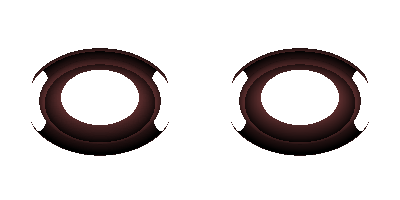

Write the Python code that produced this figure.
#!/usr/bin/env python

# Compare vtkContour3DLinearGrid with and without a vtkSpanSpace scalar tree,
# and against standard vtkContourFilter, in two viewports.

# Factory overrides
import vtkmodules.vtkInteractionStyle  # noqa: F401
import vtkmodules.vtkRenderingOpenGL2  # noqa: F401

from vtkmodules.vtkCommonCore import vtkFloatArray
from vtkmodules.vtkCommonDataModel import (
    vtkDataObject,
    vtkQuadric,
    vtkUnstructuredGrid,
)
from vtkmodules.vtkCommonExecutionModel import vtkSpanSpace
from vtkmodules.vtkFiltersCore import (
    vtkContour3DLinearGrid,
    vtkContourFilter,
    vtkExtractCells,
)
from vtkmodules.vtkImagingHybrid import vtkSampleFunction
from vtkmodules.vtkRenderingCore import (
    vtkActor,
    vtkPolyDataMapper,
    vtkRenderWindow,
    vtkRenderWindowInteractor,
    vtkRenderer,
)

resolution = 50
merge_points = 1
interpolate_attr = 0
compute_normals = 0

# Source: sample a quadric function
quadric = vtkQuadric()
quadric.SetCoefficients(0.5, 1, 0.2, 0, 0.1, 0, 0, 0.2, 0, 0)

sample = vtkSampleFunction()
sample.SetSampleDimensions(resolution, resolution, resolution)
sample.SetImplicitFunction(quadric)
sample.ComputeNormalsOn()
sample.Update()

# Extract voxel cells
extract = vtkExtractCells()
extract.SetInputConnection(sample.GetOutputPort())
extract.AddCellRange(0, sample.GetOutput().GetNumberOfCells())
extract.Update()

# Deep copy to add a zeros array
grid = vtkUnstructuredGrid()
grid.DeepCopy(extract.GetOutput())

zeros = vtkFloatArray()
zeros.SetNumberOfTuples(grid.GetNumberOfPoints())
zeros.Fill(0.0)
zeros.SetName("zeros")
grid.GetPointData().AddArray(zeros)

# Scalar tree
scalar_tree = vtkSpanSpace()
scalar_tree.SetDataSet(grid)
scalar_tree.SetNumberOfCellsPerBucket(1)

# Contour without scalar tree
contour_no_tree = vtkContour3DLinearGrid()
contour_no_tree.SetInputData(grid)
contour_no_tree.SetValue(0, 0.5)
contour_no_tree.SetValue(1, 0.75)
contour_no_tree.SetMergePoints(merge_points)
contour_no_tree.SetSequentialProcessing(0)
contour_no_tree.SetInterpolateAttributes(interpolate_attr)
contour_no_tree.SetComputeNormals(compute_normals)
contour_no_tree.UseScalarTreeOff()

contour_no_tree_mapper = vtkPolyDataMapper()
contour_no_tree_mapper.SetInputConnection(contour_no_tree.GetOutputPort())
contour_no_tree_mapper.ScalarVisibilityOff()

contour_no_tree_actor = vtkActor()
contour_no_tree_actor.SetMapper(contour_no_tree_mapper)
contour_no_tree_actor.GetProperty().SetColor(0.8, 0.4, 0.4)

# Standard contour filter for comparison
contour_standard = vtkContourFilter()
contour_standard.SetInputConnection(extract.GetOutputPort())
contour_standard.SetValue(0, 0.5)
contour_standard.SetValue(1, 0.75)

contour_standard_mapper = vtkPolyDataMapper()
contour_standard_mapper.SetInputConnection(contour_standard.GetOutputPort())
contour_standard_mapper.ScalarVisibilityOff()

contour_standard_actor = vtkActor()
contour_standard_actor.SetMapper(contour_standard_mapper)
contour_standard_actor.GetProperty().SetColor(0.8, 0.4, 0.4)

# Update and print info
contour_no_tree.Update()
contour_standard.Update()

print(f"3D linear (no tree): {contour_no_tree.GetOutput().GetNumberOfPoints()} pts, {contour_no_tree.GetOutput().GetNumberOfCells()} cells")
print(f"Standard contour: {contour_standard.GetOutput().GetNumberOfPoints()} pts, {contour_standard.GetOutput().GetNumberOfCells()} cells")

# Two viewports
renderer_0 = vtkRenderer()
renderer_0.SetViewport(0, 0, 0.5, 1)
renderer_0.SetBackground(1, 1, 1)
renderer_0.AddActor(contour_no_tree_actor)

renderer_1 = vtkRenderer()
renderer_1.SetViewport(0.5, 0, 1, 1)
renderer_1.SetBackground(1, 1, 1)
renderer_1.AddActor(contour_standard_actor)

# Window
render_window = vtkRenderWindow()
render_window.SetSize(400, 200)
render_window.SetMultiSamples(0)
render_window.AddRenderer(renderer_0)
render_window.AddRenderer(renderer_1)
render_window.SetWindowName("contour3d lineargrid scalar tree")

# Scene
renderer_0.ResetCamera()
renderer_1.SetActiveCamera(renderer_0.GetActiveCamera())

# Interactor
interactor = vtkRenderWindowInteractor()
interactor.SetRenderWindow(render_window)

interactor.Initialize()
interactor.Start()
